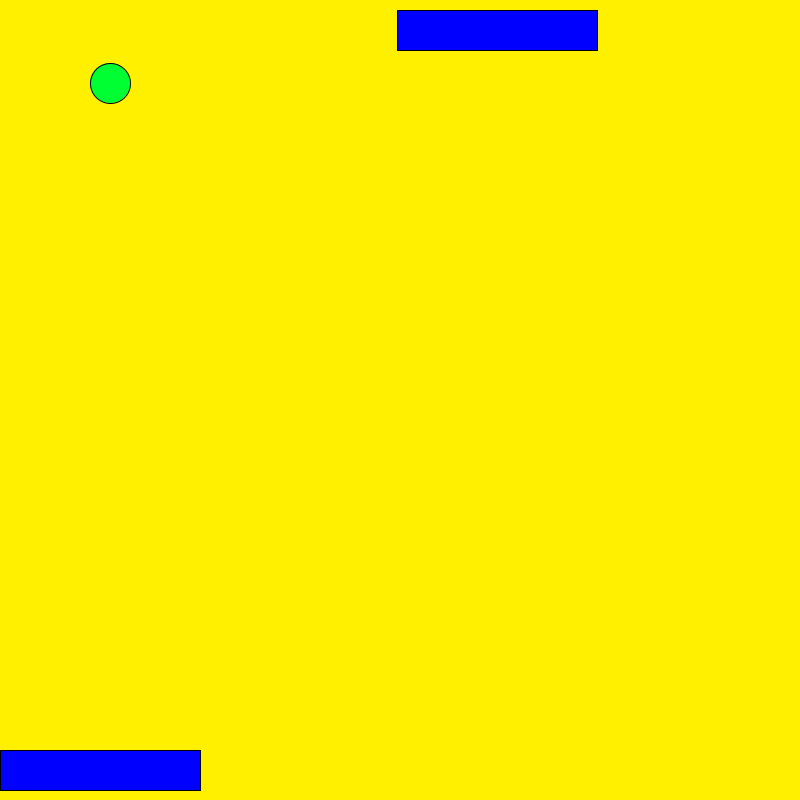
Frame 1 (no input)
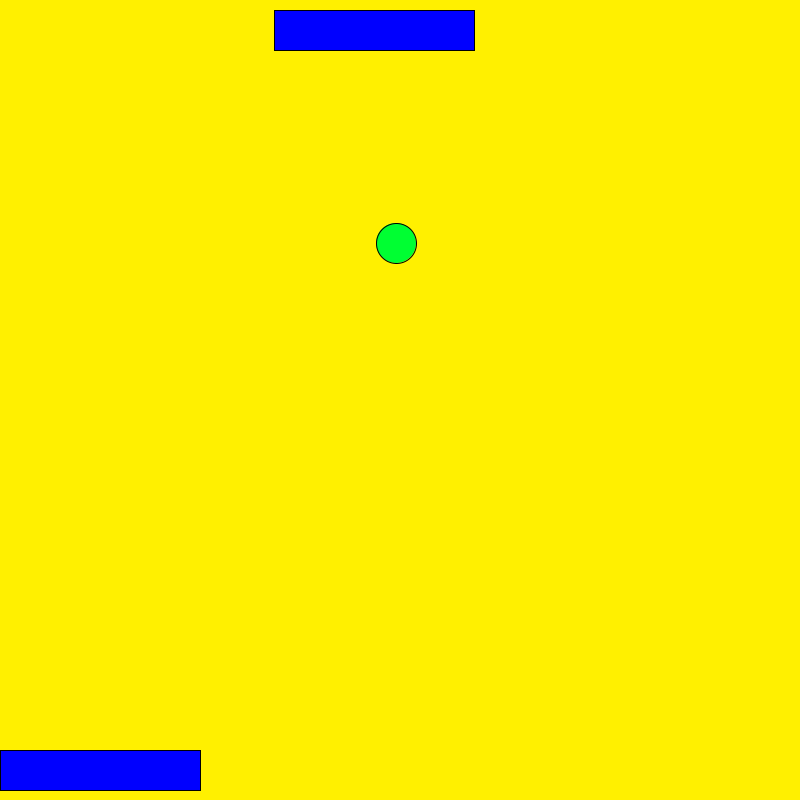
Frame 60 (the mouse pressed at the canvas centre just before this capture)
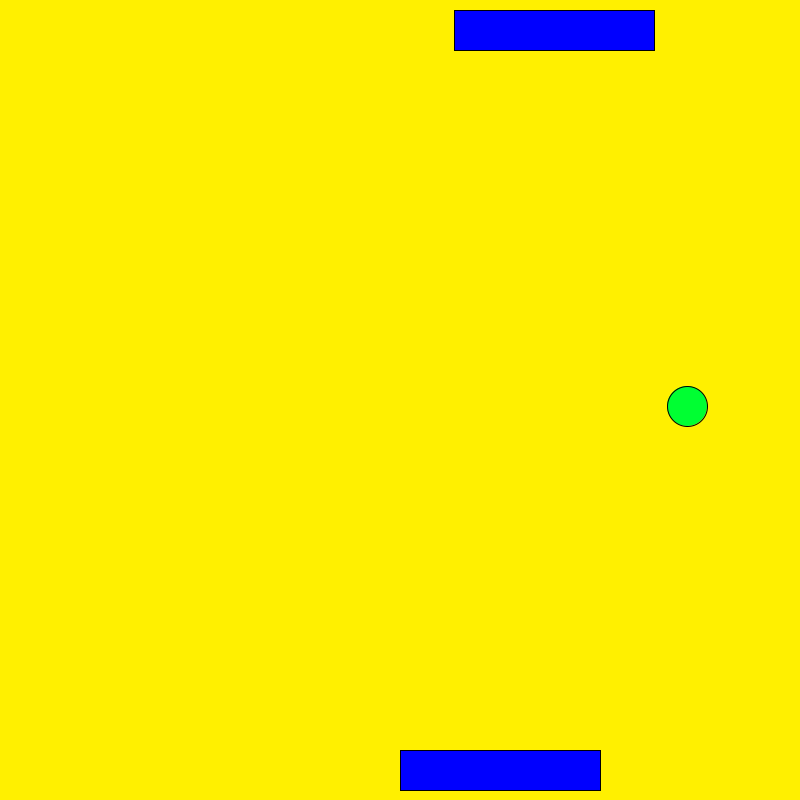
Frame 120 (the mouse held since frame 60 and released just before this capture)

The Processing sketch that drew these frames (run headless with seeded random() and noise(); from frame 60 on, the mouse is pressed at the canvas centre):

// Processing sketch: Pong_Game
// ── Pong_Game.pde
final int SCREENX = 800;
final int SCREENY = 800;
final int PADDLEHEIGHT =40;
final int PADDLEWIDTH = 200;
final int MARGIN = 10;

// ── Ball.pde
class Ball{
float x;
float y;
float dx;
float dy;
int radius;
color ballColor = color(0,255,50);
Ball(){
x = random(SCREEN/4 , SCREEN/2);
y = random(SCREEN/4,  SCREEN/2);
dx = random(2,5); dy = random(2,5);
radius = 20;
}
void move(){
  x = x+dx;
  y = y+dy;
}


void draw(){
fill(ballColor);
ellipse(int(x),int(y), radius, radius);
}

void collide(Player tp){
  if(x-radius<=0)
  {
    dx = -dx;
  }
  else if(x+radius >= SCREENX)
  {
    dx=-dx;
  }
  if(y+radius >= tp.ypos && y-radius<tp.ypos +PADDLEHEIGHT && x >= tp.xpos && x<= tp.xpos + PADDLEWIDTH)
  {
    println("collided;");
    dy = -dy;
  }
}
void collideComp(Player tp)
{
 
  if(y+radius >= tp.cy 
  && y-radius<tp.cy +PADDLEHEIGHT
  && x >= tp.cx 
  && x<= tp.cx + PADDLEWIDTH)
  {
    println("collided;");
    dy = -dy;
  }
  
  
}
}

// ── Player.pde
class Player {
  int cx;
  int cy = MARGIN;
  int xpos; 
  int ypos;
  int compCount = 0;
  int userCount = 0;
  boolean gameIsFinished = false;
  boolean gameOver;
  color paddlecolor =color(0,0,255);
  
  Player(int screen_y)
  {
    xpos = SCREENX/2;
    ypos = screen_y;
    cx = SCREENX/2;
  }
  void reset(Ball tp)
  {
   if(tp.y <= -1 && gameIsFinished == false)
   {
     
     userCount++;
     gameIsFinished = true;
     
   }
   if(tp.y >= SCREENY && gameIsFinished == false)
   {
     compCount++;
     gameIsFinished = true;
   } 
   if(gameIsFinished == true && mousePressed)
   {
     
     tp.x = random(SCREEN/4 , SCREEN/2);
     tp.y = random(SCREEN/4,  SCREEN/2);
     tp.dx = random(3,6); tp.dy = random(3,6);
     tp.radius = 20;
     gameIsFinished = false;
     
   }
   
   }
   void gameOver(Ball tp)
   {
  
    if(userCount >= 3 )
    {
      
      gameOver = true;
      println("You Win");
      userCount = 0;
      compCount = 0;
    }
    if(compCount >= 3)
    {
      gameOver = true;
      println("Game Over");
      userCount = 0;
      compCount = 0;
    }
   }
    
     
     
     
     
     
     
     
   
  void move(int x)
  {
    if(x>SCREENX-PADDLEWIDTH)
    {
      xpos = SCREENX-PADDLEWIDTH;
    }
    else
    {
      xpos = x;
    }
  }
  void moveComp(Ball tp)
  {
    
   if(cx <= tp.x - (PADDLEWIDTH/2))
   {
     cx+= 3;
   }
   else 
   {
     cx-= 3;
   }
    
    
    
    fill(paddlecolor);
    rect(cx,cy,PADDLEWIDTH,PADDLEHEIGHT);
  }
  void draw()
  {
    fill(paddlecolor);
    rect(xpos,ypos,PADDLEWIDTH,PADDLEHEIGHT);
  }
}

// ── Pong.pde
Player thePlayer;
Player theCPlayer;
Ball theBall;
void settings(){
size(SCREENX, SCREENY);
}

void setup(){
thePlayer = new Player(SCREENY-MARGIN-PADDLEHEIGHT);
theCPlayer = new Player(MARGIN);
theBall = new Ball();
ellipseMode(RADIUS);
}
void draw() {
  frameRate(100);
background(255,240,0);
thePlayer.move(mouseX);
theCPlayer.moveComp(theBall);
theBall.move();
theBall.collide(thePlayer);
thePlayer.draw();
theBall.collideComp(theCPlayer);
theBall.draw();
thePlayer.reset(theBall);
thePlayer.gameOver(theBall);
}
